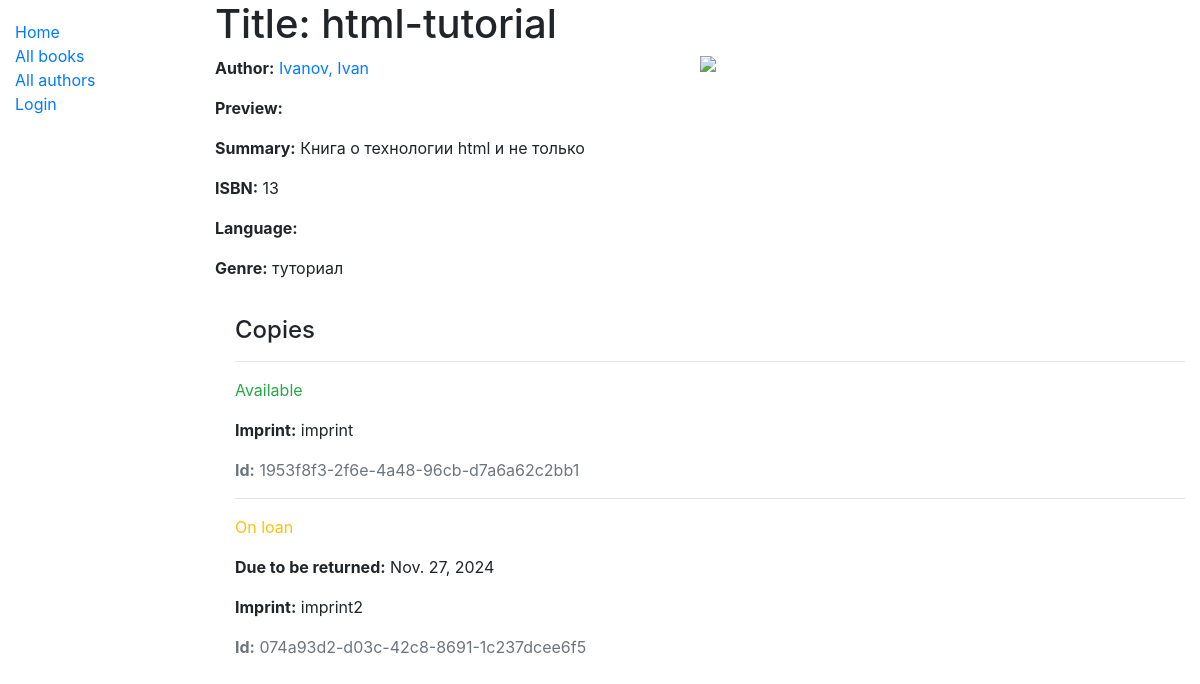
/catalog/book/1, run on the app's committed database.
### catalog/models.py (models this page shows, shortened)
class Book(models.Model):
    title = models.CharField(max_length=200)
    author = models.ForeignKey('Author', on_delete=models.SET_NULL, null=True)
    summary = models.TextField(max_length=1000, help_text="Enter a brief description of the book")
    isbn = models.CharField('ISBN',max_length=13, help_text='13 Character <a href="https://www.isbn-international.org/content/what-isbn">ISBN number</a>')
    genre = models.ManyToManyField(Genre, help_text="Select a genre for this book")
    preview = models.ImageField(upload_to='catalog/books')
    def display_genre(self):
        return ', '.join([ genre.name for genre in self.genre.all()[:3] ])
    display_genre.short_description = 'Genre'

class Author(models.Model):
    first_name = models.CharField(max_length=100)
    last_name = models.CharField(max_length=100)
    date_of_birth = models.DateField(null=True, blank=True)
    date_of_death = models.DateField('Died', null=True, blank=True)
    def get_absolute_url(self):
        return reverse('author-detail', args=[str(self.id)])
    def __str__(self):
        return '%s, %s' % (self.last_name, self.first_name)

class Genre(models.Model):
    name = models.CharField(max_length=200, help_text="Enter a book genre (e.g. Science Fiction, French Poetry etc.)", unique=True)
    def __str__(self):
        return self.name

class BookInstance(models.Model):
    id = models.UUIDField(primary_key=True, default=uuid.uuid4, help_text="Unique ID for this particular book across whole library")
    book = models.ForeignKey('Book', on_delete=models.SET_NULL, null=True)
    imprint = models.CharField(max_length=200)
    due_back = models.DateField(null=True, blank=True)
    borrower = models.ForeignKey(User, on_delete=models.SET_NULL, null=True, blank=True)
    LOAN_STATUS = (
        ('m', 'Maintenance'),
        ('o', 'On loan'),
        ('a', 'Available'),
        ('r', 'Reserved'),
    )
    status = models.CharField(max_length=1, choices=LOAN_STATUS, blank=True, default='m', help_text='Book availability')
    class Meta:
        ordering = ["due_back"]
        permissions = (("can_mark_returned", "Set book as returned"),)

### catalog/views.py (the view)
# urls.py: path('book/<int:pk>', views.BookDetailView.as_view(), name='book-detail'),
class BookDetailView(generic.DetailView):
    model = Book

### catalog/templates/catalog/book_detail.html
{% extends "base_generic.html" %}
{% block content %}
  <h1>Title: {{ book.title }}</h1>
<div class="d-flex justify-content-between">
  <div>
    <p><strong>Author:</strong> <a href="{{ book.author.get_absolute_url }}">{{ book.author }}</a></p>
    <p><strong>Preview:</strong></p>
  <p><strong>Summary:</strong> {{ book.summary }}</p>
  <p><strong>ISBN:</strong> {{ book.isbn }}</p>
  <p><strong>Language:</strong> {{ book.language }}</p>
  <p><strong>Genre:</strong> {% for genre in book.genre.all %} {{ genre }}{% if not forloop.last %}, {% endif %}{% endfor %}</p>
  </div>
  {% if book.preview %}
  <img class="w-50" src="{{ book.preview.url }}">
  {% endif %}
</div>
  <div style="margin-left:20px;margin-top:20px">
    <h4>Copies</h4>
    {% for copy in book.bookinstance_set.all %}
    <hr>
    <p class="{% if copy.status == 'a' %}text-success{% elif copy.status == 'd' %}text-danger{% else %}text-warning{% endif %}">{{ copy.get_status_display }}</p>
    {% if copy.status != 'a' %}<p><strong>Due to be returned:</strong> {{copy.due_back}}</p>{% endif %}
    <p><strong>Imprint:</strong> {{copy.imprint}}</p>
    <p class="text-muted"><strong>Id:</strong> {{copy.id}}</p>
    {% endfor %}
  </div>
{% endblock %}

### data on the page
Book: title "html-tutorial", author "Ivanov, Ivan", summary "Книга о технологии html и не только", isbn "13"
Genre: name "туториал"
BookInstance: status "Available", imprint "imprint", id "1953f8f3-2f6e-4a48-96cb-d7a6a62c2bb1"
BookInstance: status "On loan", due_back "Nov. 27, 2024", imprint "imprint2", id "074a93d2-d03c-42c8-8691-1c237dcee6f5"
